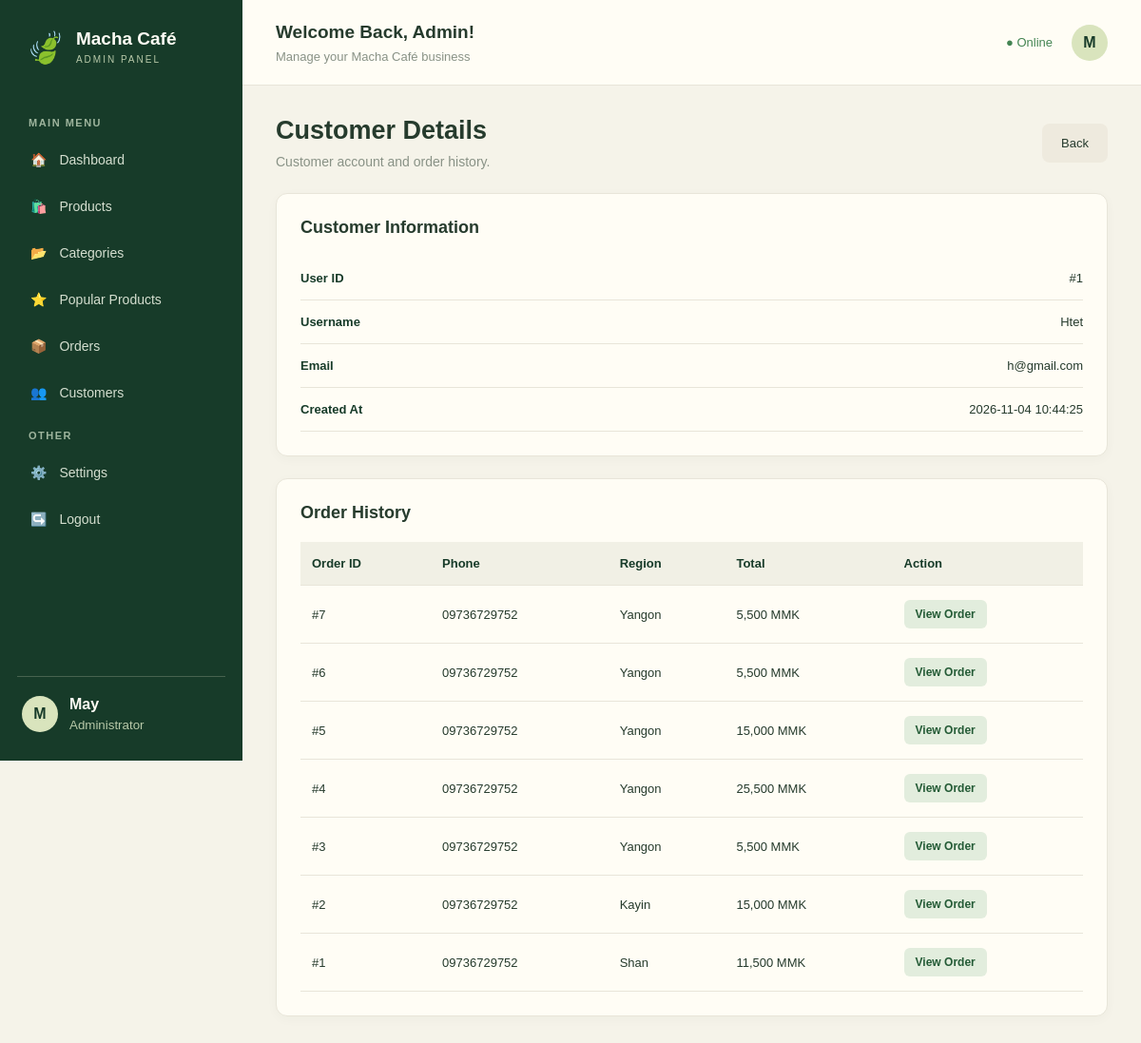
The app's page /admin/user_detail.php?id=1 (signed in) with its own data.
### tables this page shows
CREATE TABLE `users` (
  `id` int(11) NOT NULL,
  `user_name` varchar(255) NOT NULL,
  `email` varchar(255) NOT NULL,
  `password` varchar(255) NOT NULL,
  `created_at` timestamp NOT NULL DEFAULT current_timestamp() ON UPDATE current_timestamp()
);

CREATE TABLE `orders` (
  `id` int(11) NOT NULL,
  `user_id` int(11) NOT NULL,
  `phone` varchar(30) NOT NULL,
  `region` varchar(100) NOT NULL,
  `address` text NOT NULL,
  `total` decimal(12,2) NOT NULL,
  `status` enum('Pending','Processing','Completed','Cancelled') DEFAULT 'Pending',
  `order_date` datetime DEFAULT current_timestamp()
);

### admin/user_detail.php (the view, shortened to what this page needs)
<?php
include('../connection.php');
$id = (int)($_GET['id'] ?? 0);
$result = mysqli_query($conn, "
    SELECT * FROM users WHERE id=$id
");
$user = mysqli_fetch_assoc($result);
$orders = mysqli_query($conn, "
    SELECT * FROM orders
    WHERE user_id=$id
    ORDER BY id DESC
");
?>
<!DOCTYPE html>
<html lang="en">
<head>
    <link rel="stylesheet" href="../css/admin.css">
</head>
<body>
    <div class="admin-layout">
        <?php include('sidebar.php'); ?>
        <main class="main-content">
            <?php include('header.php'); ?>
            <section class="content">
                <div class="page-heading heading-flex">
                    <div>
                        <h1>Customer Details</h1>
                        <p>Customer account and order history.</p>
                    </div>
                    <a href="users.php" class="cancel-btn">Back</a>
                </div>
                <div class="section-card">
                    <h3>Customer Information</h3>
                    <div class="detail-item">
                        <strong>User ID</strong>
                        <span>#<?= $user['id'] ?></span>
                    </div>
                    <div class="detail-item">
                        <strong>Username</strong>
                        <span><?= htmlspecialchars($user['user_name']) ?></span>
                    </div>
                    <div class="detail-item">
                        <strong>Email</strong>
                        <span><?= htmlspecialchars($user['email']) ?></span>
                    </div>
                    <div class="detail-item">
                        <strong>Created At</strong>
                        <span><?= htmlspecialchars($user['created_at']) ?></span>
                    </div>
                </div>
                <div class="section-card">
                    <h3>Order History</h3>
                    <div class="table-responsive">
                        <table class="admin-table">
                            <thead>
                                <tr>
                                    <th>Order ID</th>
                                    <th>Phone</th>
                                    <th>Region</th>
                                    <th>Total</th>
                                    <th>Action</th>
                                </tr>
                            </thead>
                            <tbody>
                                <?php if (mysqli_num_rows($orders) > 0) { ?>
                                    <?php while ($row = mysqli_fetch_assoc($orders)) { ?>
                                        <tr>
                                            <td>#<?= $row['id'] ?></td>
                                            <td><?= htmlspecialchars($row['phone']) ?></td>
                                            <td><?= htmlspecialchars($row['region']) ?></td>
                                            <td><?= number_format($row['total']) ?> MMK</td>
                                            <td>
                                                <a href="order_details.php?id=<?= $row['id'] ?>"
                                                    class="edit-btn">View Order</a>
                                            </td>
                                        </tr>
                                    <?php } ?>
                                <?php } else { ?>
                                    <tr>
                                        <td colspan="5" class="empty-row">No Orders Yet</td>
                                    </tr>
                                <?php } ?>
                            </tbody>
                        </table>
                    </div>
                </div>
            </section>
        </main>
    </div>
</body>
</html>

### css/admin.css (style rules this page uses)
:root { --green: #173b29; --green-light: #315b40; --green-soft: #e5eddf; --cream: #f5f3e9; --white: #fffdf5; --text: #263b2d; --muted: #899286; --border: #e8e5d9; --red: #a33b30; }
* { margin: 0; padding: 0; box-sizing: border-box; }
body { font-family: Arial, sans-serif; background: var(--cream); color: var(--text); }
a { text-decoration: none; color: inherit; }
.admin-layout { display: flex; min-height: 100vh; }
.main-content { width: calc(100% - 255px); margin-left: 255px; min-width: 0; }
.content { padding: 32px 35px; width: 100%; }
.page-heading { margin-bottom: 25px; }
.page-heading h1 { font-size: 27px; margin-bottom: 9px; }
.page-heading p { font-size: 14px; color: var(--muted); }
.heading-flex { display: flex; align-items: center; justify-content: space-between; gap: 15px; }
.cancel-btn { display: inline-block; padding: 13px 20px; border-radius: 8px; background: #eeeade; color: var(--text); font-size: 13px; }
.edit-btn, .delete-btn { display: inline-block; border: none; padding: 8px 12px; border-radius: 6px; font-size: 12px; font-weight: bold; }
.edit-btn { background: #e2eddd; color: #245b36; }
.section-card { background: var(--white); border: 1px solid var(--border); border-radius: 12px; padding: 25px; margin-bottom: 23px; box-shadow: 0 3px 12px rgba(20, 50, 30, .03); }
.section-card h3 { font-size: 18px; margin-bottom: 20px; }
.table-responsive { width: 100%; overflow-x: auto; }
.admin-table { width: 100%; min-width: 650px; border-collapse: collapse; }
.admin-table th, .admin-table td { padding: 15px 12px; text-align: left; border-bottom: 1px solid var(--border); font-size: 13px; white-space: nowrap; }
.admin-table th { background: #f1f0e5; color: var(--green); font-weight: bold; }
.detail-item { display: flex; justify-content: space-between; gap: 15px; padding: 15px 0; border-bottom: 1px solid var(--border); font-size: 13px; }
.detail-item strong { color: var(--green); flex-shrink: 0; }
.detail-item span { text-align: right; overflow-wrap: anywhere; }

### records on screen
users: id "1", user_name "Htet", email "h@gmail.com", created_at "2026-11-04 10:44:25"
orders: id "7", phone "09736729752", region "Yangon", total "5,500"
orders: id "6", phone "09736729752", region "Yangon", total "5,500"
orders: id "5", phone "09736729752", region "Yangon", total "15,000"
orders: id "4", phone "09736729752", region "Yangon", total "25,500"
orders: id "3", phone "09736729752", region "Yangon", total "5,500"
orders: id "2", phone "09736729752", region "Kayin", total "15,000"
orders: id "1", phone "09736729752", region "Shan", total "11,500"

### other values on screen
substr($_SESSION['admin_name'], 0, 1) "M"
$_SESSION['admin_name'] "May"
